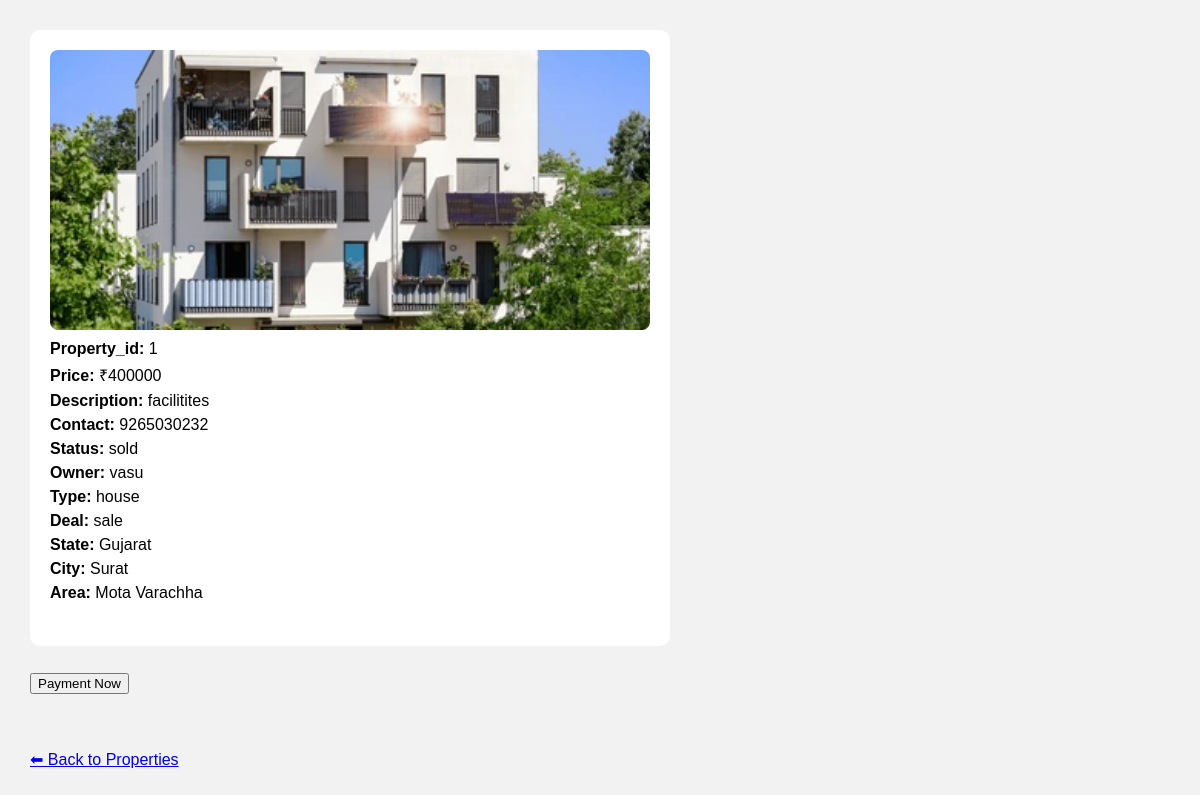
/property/1, run on the app's committed database.
### tables this page shows
CREATE TABLE properties (
            id INTEGER PRIMARY KEY AUTOINCREMENT,
            owner_id INTEGER,
            title TEXT,
            type TEXT,
            price INTEGER,
            description TEXT,
            image TEXT,
            contact_number TEXT,
            status TEXT DEFAULT 'available',
            deal_type TEXT,
            state TEXT,
            city TEXT,
            area TEXT
        );

CREATE TABLE users (
            id INTEGER PRIMARY KEY AUTOINCREMENT,
            role TEXT,
            username TEXT UNIQUE,
            password TEXT,
            email TEXT
        );

### app/buyer/routes.py (the view)
@buyer_bp.route("/property/<int:property_id>")
def property_details(property_id):
    conn = get_db()
    cursor = conn.cursor()
    cursor.execute("""
        SELECT
            p.id,
            p.title,
            p.price,
            p.description,
            p.image,
            p.contact_number,
            p.status,
            u.username,
            p.type,
            p.deal_type,
            p.state,
            p.city,
            p.area
        FROM properties p
        JOIN users u ON p.owner_id = u.id
        WHERE p.id = ?
    """, (property_id,))
    property = cursor.fetchone()
    conn.close()
    return render_template("property_details.html", property=property)

### app/db.py (called while the page is built)
def get_db():
    conn = sqlite3.connect("users.db", timeout=10)
    conn.row_factory = sqlite3.Row
    return conn

### app/templates/property_details.html (shortened to what this page needs)
<!DOCTYPE html>
<html>
<head>
</head>
<body>
<div class="card">
    <img src="{{ url_for('static', filename='uploads/' + property[4]) }}">
    <p><strong>Property_id:</strong> {{ property[0] }}</p>
    <p><strong>Price:</strong> ₹{{ property[2] }}</p>
    <p><strong>Description:</strong> {{ property[3] }}</p>
    <p><strong>Contact:</strong> {{ property[5] }}</p>
    <p><strong>Status:</strong> {{ property[6] }}</p>
    <p><strong>Owner:</strong> {{ property[7] }}</p>
    <p><strong>Type:</strong> {{ property[8] }}</p>
    <p><strong>Deal:</strong> {{ property[9] }}</p>
    <p><strong>State:</strong> {{ property[10] }}</p>
    <p><strong>City:</strong> {{ property[11] }}</p>
    <p><strong>Area:</strong> {{ property[12] }}</p>
    <br>
</div>
<h2><a href="{{ url_for('buyer.payment', property_id=property[0]) }}">
    <button>Payment Now</button>
</a>
</h2>
<br><br>
<a href="/buyer/properties">⬅ Back to Properties</a>
</body>
</html>

### app/templates/property_details.html (style rules this page uses)
body { font-family: Arial; background: #f2f2f2; margin: 30px; }
.card { background: white; width: 600px; padding: 20px; border-radius: 10px; }
img { width: 100%; height: 280px; object-fit: cover; border-radius: 8px; }
p { margin: 6px 0; }

### data on the page
properties: image (picture), id "1", price "400000", description "facilitites", contact_number "9265030232", status "sold", type "house", deal_type "sale", state "Gujarat", city "Surat", area "Mota Varachha"
users: username "vasu"
